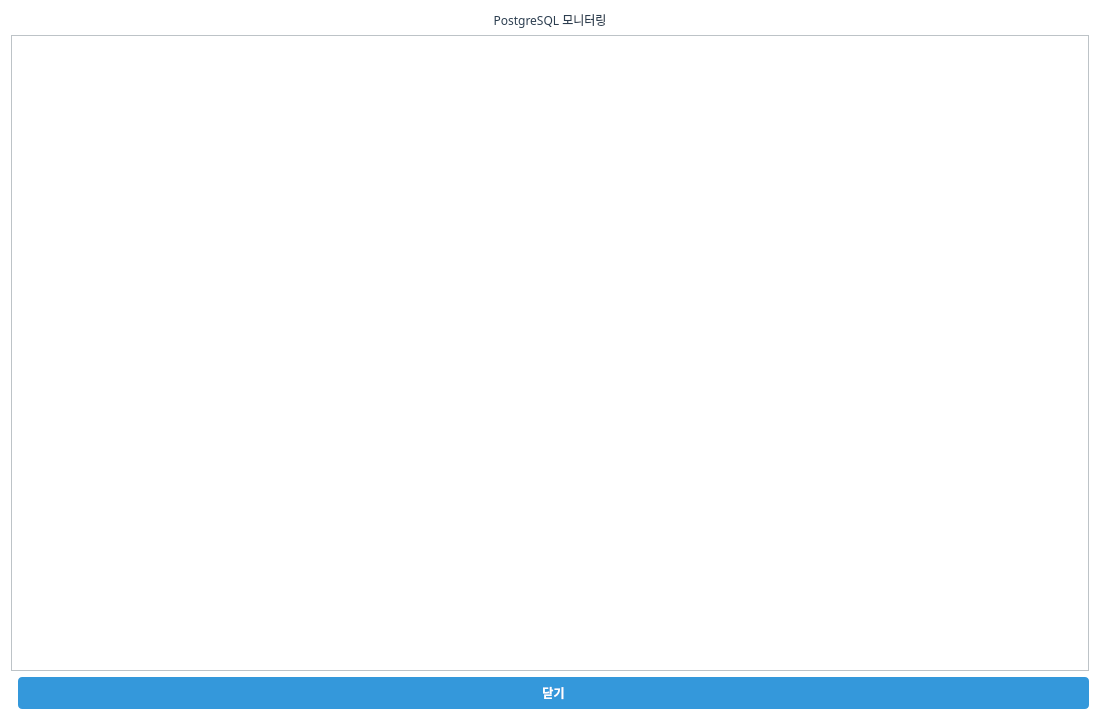
<?xml version="1.0" encoding="UTF-8"?>
<ui version="4.0">
 <class>PostgresMonitorDialog</class>
 <widget class="QDialog" name="PostgresMonitorDialog">
  <property name="geometry">
   <rect>
    <x>0</x>
    <y>0</y>
    <width>1100</width>
    <height>720</height>
   </rect>
  </property>
  <property name="minimumSize">
   <size>
    <width>800</width>
    <height>560</height>
   </size>
  </property>
  <property name="font">
   <font>
    <family>맑은 고딕</family>
    <pointsize>11</pointsize>
   </font>
  </property>
  <property name="windowTitle">
   <string>PostgreSQL 모니터링</string>
  </property>
  <property name="styleSheet">
   <string notr="true">QWidget {
    background-color: #FFFFFF;
    color: #2C3E50;
    font-family: &quot;맑은 고딕&quot;;
    font-size: 9pt;
}

QTabWidget::pane {
    border: 1px solid #BDC3C7;
    background-color: #FFFFFF;
}

QTabBar::tab {
    background-color: #ECF0F1;
    color: #2C3E50;
    padding: 8px 16px;
    margin-right: 2px;
    border: 1px solid #BDC3C7;
    border-bottom: none;
    border-top-left-radius: 4px;
    border-top-right-radius: 4px;
}

QTabBar::tab:selected {
    background-color: #3498DB;
    color: #FFFFFF;
    font-weight: bold;
}

QTabBar::tab:hover {
    background-color: #D5DBDB;
}

QTableWidget {
    gridline-color: #BDC3C7;
    background-color: #FFFFFF;
    alternate-background-color: #F8F9FA;
    selection-background-color: #3498DB;
    selection-color: #FFFFFF;
}

QTableWidget::item {
    padding: 4px;
    border: none;
}

QHeaderView::section {
    background-color: #ECF0F1;
    color: #2C3E50;
    padding: 6px;
    border: 1px solid #BDC3C7;
    font-weight: bold;
}

QLineEdit, QTextEdit, QPlainTextEdit {
    background-color: #FFFFFF;
    border: 1px solid #BDC3C7;
    border-radius: 3px;
    padding: 4px;
    color: #2C3E50;
}

QLineEdit:focus, QTextEdit:focus, QPlainTextEdit:focus {
    border: 2px solid #3498DB;
}

QPushButton {
    background-color: #3498DB;
    color: #FFFFFF;
    border: none;
    border-radius: 4px;
    padding: 6px 12px;
    font-weight: bold;
}

QPushButton:hover {
    background-color: #2980B9;
}

QPushButton:pressed {
    background-color: #1F618D;
}

QPushButton:disabled {
    background-color: #BDC3C7;
    color: #7F8C8D;
}

QLabel {
    color: #2C3E50;
    background-color: transparent;
}

QGroupBox {
    border: 2px solid #BDC3C7;
    border-radius: 5px;
    margin-top: 10px;
    padding-top: 10px;
    background-color: #F8F9FA;
}

QGroupBox::title {
    subcontrol-origin: margin;
    subcontrol-position: top left;
    padding: 0 5px;
    color: #2C3E50;
    font-weight: bold;
}

QProgressBar {
    border: 1px solid #BDC3C7;
    border-radius: 3px;
    text-align: center;
    background-color: #ECF0F1;
}

QProgressBar::chunk {
    background-color: #3498DB;
}</string>
  </property>
  <layout class="QVBoxLayout" name="verticalLayout">
   <item>
    <widget class="QLabel" name="titleLabel">
     <property name="text">
      <string>PostgreSQL 모니터링</string>
     </property>
     <property name="alignment">
      <set>Qt::AlignCenter</set>
     </property>
    </widget>
   </item>
   <item>
    <widget class="QTabWidget" name="tabWidget">
     <property name="currentIndex">
      <number>0</number>
     </property>
    </widget>
   </item>
   <item>
    <layout class="QHBoxLayout" name="buttonLayout">
     <item>
      <spacer name="horizontalSpacer">
       <property name="orientation">
        <enum>Qt::Horizontal</enum>
       </property>
      </spacer>
     </item>
     <item>
      <widget class="QPushButton" name="btnClose">
       <property name="text">
        <string>닫기</string>
       </property>
       <property name="minimumSize">
        <size>
         <width>100</width>
         <height>32</height>
        </size>
       </property>
      </widget>
     </item>
    </layout>
   </item>
  </layout>
 </widget>
 <resources/>
 <connections/>
</ui>
